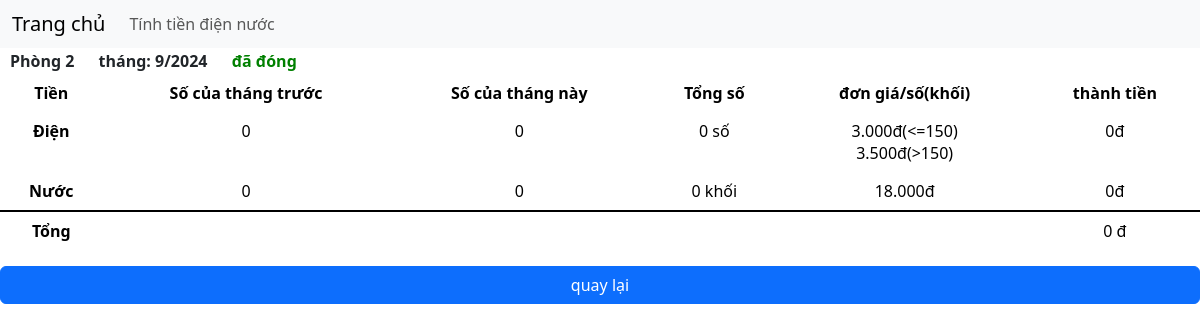
The app's page /home/congno/phong/2/9/2024 with its own data.
### myHouse/models.py (models this page shows, shortened)
class Phong(models.Model):
	sodienthangtruoc = models.BigIntegerField(default=0)
	sonuocthangtruoc = models.BigIntegerField(default=0)
	sodienthangnay = models.BigIntegerField(default=sodienthangtruoc)
	sonuocthangnay = models.BigIntegerField(default=sonuocthangtruoc)

class Congno(models.Model):
	thang = models.CharField(max_length=255)
	sodien = models.BigIntegerField(default=0)
	sonuoc = models.BigIntegerField(default=0)
	tiennuoc = models.BigIntegerField(default=0)
	tiendien = models.BigIntegerField(default=0)
	trangthai = models.BooleanField(default=False)
	phong = models.ForeignKey(Phong, on_delete=models.PROTECT, related_name='phong')
	@property
	def tong(self):
		return self.tiennuoc + self.tiendien

### myHouse/views.py (the view)
# urls.py: path('home/congno/phong/<int:id>/<str:thang>/<str:nam>', views.congnothangchitiet , name='congnothangchitiet'),
def congnothangchitiet(request, id, thang, nam):
	phong = Phong.objects.get(id=id)
	thangnam = thang + "/" + nam
	congno = Congno.objects.get(phong=phong, thang=thangnam)
	thangtruoc = getthangtruoc(thang, nam)
	congnothangtruoc = Congno.objects.get(phong=phong, thang=thangtruoc)
	tongsodien = congno.sodien - congnothangtruoc.sodien
	tongsonuoc = congno.sonuoc - congnothangtruoc.sonuoc
	tiendiennuoc(congno, congnothangtruoc)
	context = {
		"phong": phong,
		"thangnam": thangnam,
		"congno": congno,
		"congnothangtruoc": congnothangtruoc,
		"tongsodien": tongsodien,
		"tongsonuoc": tongsonuoc,
	}
	return render(request, 'congnothangchitiet.html', context)

### myHouse/views.py (called while the page is built)
def getthangtruoc(thang, nam):
	thangtruoc = 0
	namtruoc = 0
	if thang == "1":
		thangtruoc = 12
		namtruoc = int(nam) - 1
	else:
		thangtruoc = int(thang) - 1
		namtruoc = int(nam)
	return str(thangtruoc) + "/" + str(namtruoc)

def tiendiennuoc(congnothangnay, congnothangtruoc):
	sodien = int(congnothangnay.sodien) - int(congnothangtruoc.sodien)
	print(congnothangnay.sodien)
	print(congnothangtruoc.sodien)
	print(sodien)
	sonuoc = congnothangnay.sonuoc - congnothangtruoc.sonuoc
	congnothangnay.tiennuoc = sonuoc*18000
	if sodien > 150:
		congnothangnay.tiendien = (sodien - 150)*3500 + 150*3000
		print("yes")
	else:
		congnothangnay.tiendien = sodien*3000
	print(congnothangnay.tiendien)
	congnothangnay.save()
	return 0

### myHouse/templates/congnothangchitiet.html (shortened to what this page needs)
{% extends 'index.html' %}
{% block content %}
<div class="phong_name">Phòng {{phong.id}}</div>
<div class="phong_name">tháng: {{thangnam}}</div>
{% if congno.trangthai == True %}
<div class="phong_name" style="color: green">đã đóng</div>
{% else %}
<div class="phong_name" style="color: red">chưa đóng</div>
{% endif %}
<table class="table">
	<thead>
		<tr>
			<th class="text-align-center" scope="col">Tiền</th>
			<th class="text-align-center" scope="col">Số của tháng trước</th>
			<th class="text-align-center" scope="col">Số của tháng này</th>
			<th class="text-align-center" scope="col">Tổng số</th>
			<th class="text-align-center" scope="col">đơn giá/số(khối)</th>
			<th class="text-align-center" scope="col">thành tiền</th>
		</tr>
	</thead>
	<tbody>
		<tr>
			<th class="text-align-center" scope="row">Điện</th>
			<td class="text-align-center">{{congnothangtruoc.sodien}}</td>
			<td class="text-align-center">{{congno.sodien}}</td>
			<td class="text-align-center">{{tongsodien}} số</td>
			<td class="text-align-center"><span>3.000đ(&lt;=150)</span> <br>
				<span>3.500đ(&gt;150)</span>
			</td>
			<td class="text-align-center">{{congno.tiendien}}đ</td>
		</tr>
		<tr>
			<th class="text-align-center" scope="row">Nước</th>
			<td class="text-align-center">{{congnothangtruoc.sonuoc}}</td>
			<td class="text-align-center">{{congno.sonuoc}}</td>
			<td class="text-align-center">{{tongsonuoc}} khối</td>
			<td class="text-align-center">18.000đ</td>
			<td class="text-align-center">{{congno.tiennuoc}}đ</td>
		</tr>
		<tr style="border-top: 2px solid black">
			<th class="text-align-center" scope="row">Tổng</th>
			<td class="text-align-center"></td>
			<td class="text-align-center"></td>
			<td class="text-align-center"></td>
			<td class="text-align-center"></td>
			<td class="text-align-center">{{congno.tong}} đ</td>
		</tr>
	</tbody>
</table>
<div><button class="btn btn-primary more-div" onclick="history.back()">quay lại</button>
</div>
{% endblock %}

### myHouse/static/styles.css (style rules this page uses)
.phong_name { display: inline-block; padding: 5px 10px; font-weight: 700; }
.text-align-center { text-align: center !important; }
.more-div { width: 100%; }

### records on screen
Phong: id "2"
Congno: sodien "0", sonuoc "0"
Congno: sodien "0", tiendien "0", sonuoc "0", tiennuoc "0", tong "0"

### other values on screen
{{ thangnam }} "9/2024"
{{ tongsodien }} "0"
{{ tongsonuoc }} "0"
